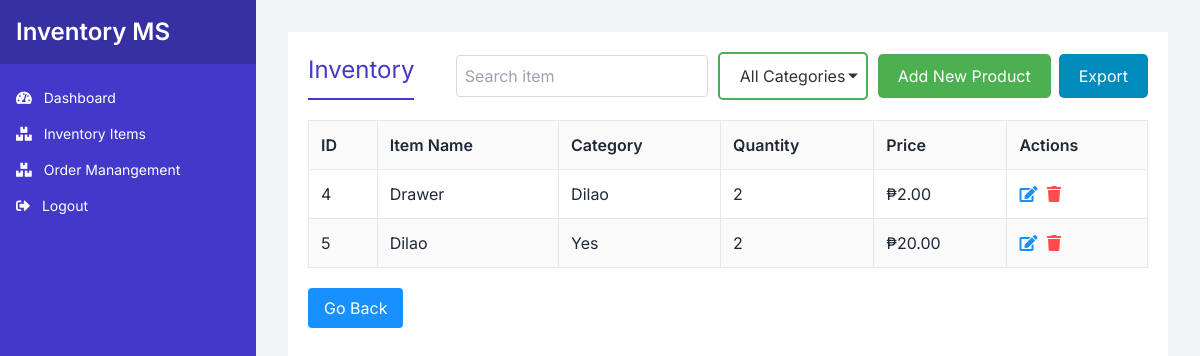
Page /inventory/inventory-items/ on the committed database.
### inventory/models.py (models this page shows)
class InventoryItem(models.Model):
    id = models.AutoField(primary_key=True)
    name = models.CharField(max_length=255)
    category = models.CharField(max_length=255)
    quantity = models.IntegerField()
    price = models.DecimalField(max_digits=10, decimal_places=2)

### inventory/views.py (the view)
# urls.py: path('inventory-items/', views.inventory_items, name='inventory_items'),
def inventory_items(request):
    search_query = request.GET.get('search', '')
    category_filter = request.GET.get('category', '')
    inventory_items = InventoryItem.objects.all()
    if search_query:
        inventory_items = inventory_items.filter(name__icontains=search_query)
    if category_filter:
        inventory_items = inventory_items.filter(category=category_filter)
    categories = InventoryItem.objects.values_list('category', flat=True).distinct()
    return render(request, 'inventory/inventory_items.html', {
        'inventory_items': inventory_items,
        'search_query': search_query,
        'categories': categories,
        'selected_category': category_filter
    })

### inventory/templates/inventory/inventory_items.html (shortened to what this page needs)
{% extends 'inventory/dashboard.html' %}
{% load static %}
{% block content %}
<link rel="stylesheet" href="{% static 'css/inventory_items.css' %}">
<div class="container">
    <main class="main-content">
        <div class="content-header">
            <h1>Inventory</h1>
            <div class="search-add">
                <input type="text" id="searchInput" placeholder="Search item" oninput="searchItems()">
                <div class="custom-dropdown">
                    <select id="categoryFilter" onchange="filterByCategory()">
                        <option value="">All Categories</option>
                    </select>
                </div>
                <button class="add-product" onclick="openAddProductModal()">Add New Product</button>
                <button class="export ml-2" onclick="exportInventory()">Export</button>
            </div>
        </div>
        <table class="inventory-table">
            <thead>
                <tr>
                    <th>ID</th>
                    <th>Item Name</th>
                    <th>Category</th>
                    <th>Quantity</th>
                    <th>Price</th>
                    <th>Actions</th>
                </tr>
            </thead>
            <tbody id="inventoryTableBody">
                {% for item in inventory_items %}
                <tr>
                    <td>{{ item.id }}</td>
                    <td>{{ item.name }}</td>
                    <td>{{ item.category }}</td>
                    <td>{{ item.quantity }}</td>
                    <td>₱{{ item.price|floatformat:2 }}</td>
                    <td>
                        <button class="edit" onclick="editItem('{{ item.id }}')"><i class="fas fa-edit"></i></button>
                        <button class="delete" onclick="deleteItem('{{ item.id }}')"><i class="fas fa-trash"></i></button>
                    </td>
                </tr>
                {% empty %}
                <tr>
                    <td colspan="7">No inventory items found.</td>
                </tr>
                {% endfor %}
            </tbody>
        </table>
        <button class="go-back" onclick="history.back()">Go Back</button>
    </main>
</div>
{% endblock %}

### inventory/static/css/dashboard.css (style rules this page uses)
:root { --primary-color: #4338ca; --primary-light: #6366f1; --secondary-color: #10b981; --text-color: #1f2937; --bg-color: #f3f4f6; --card-bg: #ffffff; }
body { font-family: 'Inter', sans-serif; background-color: var(--bg-color) !important; color: var(--text-color) !important; margin: 0; padding: 0; }
.container { display: flex; min-height: 100vh; }
.main-content { flex-grow: 1; padding: 30px; }
h1 { font-size: 28px; color: var(--primary-color); margin-bottom: 20px; border-bottom: 2px solid var(--primary-color); padding-bottom: 10px; }

### inventory/static/css/inventory_items.css (style rules this page uses)
body, html { margin: 0; padding: 0; font-family: 'Inter', sans-serif; background-color: #f0f2f5; }
.container { display: flex; height: 100vh; }
.main-content { flex-grow: 1; padding: 20px; background-color: #fff; }
.content-header { display: flex; justify-content: space-between; align-items: center; margin-bottom: 20px; }
.content-header h1 { font-size: 24px; margin: 0; }
.search-add { display: flex; align-items: center; }
.search-add input { padding: 8px; border: 1px solid #d9d9d9; border-radius: 4px; margin-right: 10px; }
.add-product { background-color: #1890ff; color: white; border: none; padding: 8px 16px; border-radius: 4px; cursor: pointer; }
.inventory-table { width: 100%; border-collapse: collapse; margin-bottom: 20px; }
.inventory-table th, .inventory-table td { border: 1px solid #e8e8e8; padding: 12px; text-align: left; }
.inventory-table th { background-color: #fafafa; font-weight: 600; }
.inventory-table tr:nth-child(even) { background-color: #fafafa; }
.edit, .delete { background: none; border: none; cursor: pointer; margin-right: 5px; }
.edit i { color: #1890ff; }
.delete i { color: #ff4d4f; }
.go-back { background-color: #1890ff; color: white; border: none; padding: 8px 16px; border-radius: 4px; cursor: pointer; }

### inventory/templates/inventory/inventory_items.html (style rules this page uses)
.custom-dropdown { position: relative; display: inline-block; margin-right: 10px; }
.custom-dropdown select { appearance: none; -webkit-appearance: none; -moz-appearance: none; background-color: #ffffff; border: 2px solid #4CAF50; border-radius: 5px; padding: 10px 20px; font-size: 16px; color: #333; cursor: pointer; outline: none; transition: border-color 0.3s; }
.custom-dropdown::after { content: ''; position: absolute; top: 50%; right: 10px; width: 0; height: 0; border-left: 5px solid transparent; border-right: 5px solid transparent; border-top: 5px solid #333; transform: translateY(-50%); pointer-events: none; }
.add-product { background-color: #4CAF50; color: white; padding: 10px 20px; border: none; border-radius: 5px; cursor: pointer; width: 100%; font-size: 16px; }
.export { background-color: #008CBA; color: white; padding: 10px 20px; border: none; border-radius: 5px; cursor: pointer; font-size: 16px; }

### rows in the picture
InventoryItem: id "4", name "Drawer", category "Dilao", quantity "2", price "2.00"
InventoryItem: id "5", name "Dilao", category "Yes", quantity "2", price "20.00"
